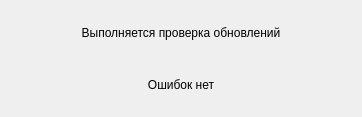
<?xml version="1.0" encoding="UTF-8"?>
<ui version="4.0">
 <class>MainWindow</class>
 <widget class="QMainWindow" name="MainWindow">
  <property name="geometry">
   <rect>
    <x>0</x>
    <y>0</y>
    <width>362</width>
    <height>117</height>
   </rect>
  </property>
  <property name="windowTitle">
   <string>Launcher</string>
  </property>
  <widget class="QWidget" name="centralwidget">
   <layout class="QVBoxLayout" name="verticalLayout">
    <item>
     <widget class="QLabel" name="lbl_info">
      <property name="text">
       <string>Выполняется проверка обновлений</string>
      </property>
      <property name="alignment">
       <set>Qt::AlignCenter</set>
      </property>
     </widget>
    </item>
    <item>
     <widget class="QLabel" name="lbl_error">
      <property name="text">
       <string>Ошибок нет</string>
      </property>
      <property name="alignment">
       <set>Qt::AlignCenter</set>
      </property>
      <property name="wordWrap">
       <bool>true</bool>
      </property>
     </widget>
    </item>
   </layout>
  </widget>
 </widget>
 <resources/>
 <connections/>
</ui>
